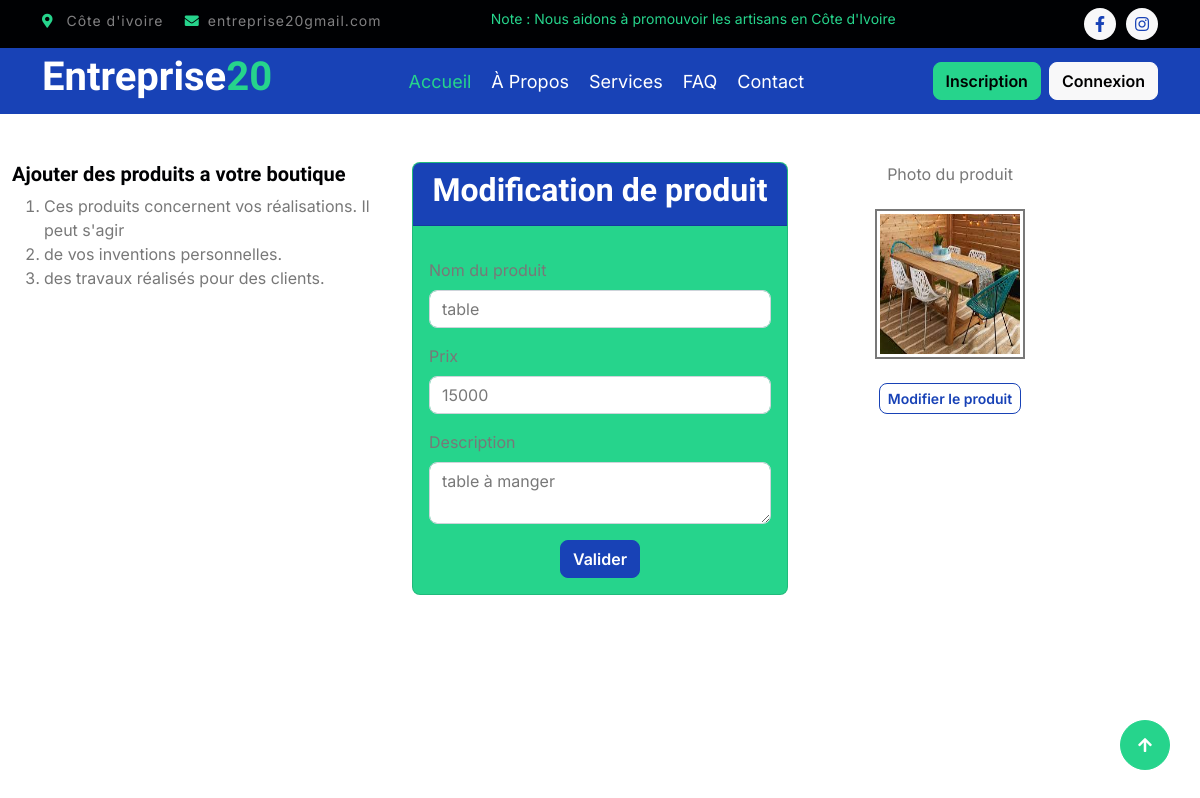
/modif_produit.php?p=Pr_btk_1_07082478_49, run on the app's committed database.
### tables this page shows
CREATE TABLE `boutique_pro` (
  `id_prod` varchar(20) NOT NULL,
  `nom_prod` varchar(50) NOT NULL,
  `prix` int(10) NOT NULL,
  `id_btk` varchar(25) NOT NULL,
  `image` varchar(150) NOT NULL,
  `description` varchar(200) NOT NULL
);

### modif_produit.php (the view, shortened to what this page needs)
<?php
include('layouts/app.php');
include('connexion_bd.php');
$idprod=$_GET['p'];
$req=$cnx->prepare("select * from  boutique_pro where id_prod=:id");
$req->execute(array("id"=>$idprod));
$res=$req->fetch();
?>
<div class="container-fluid py-5 mb-5">
    <div class="row">
        <div class="col-4 wow fadeIn" data-wow-delay=".5s">
            <h5>Ajouter des produits a votre boutique</h5>
                <ol>
                    <li>Ces produits concernent vos réalisations. Il peut s'agir </li>
                    <li>de vos inventions personnelles.</li>
                    <li>des travaux réalisés pour des clients.</li>
                </ol>
        </div>
        <div class="col-4 wow fadeIn" data-wow-delay=".5s">
            <div class="card  rounded contact-form">
                <div class="card-header bg-primary text-center">
                    <h2 class="text-white">Modification de produit</h2>
                </div>
                <form method="post" enctype="multipart/form-data">
                    <div class="card-body">
                        <div class="mb-3">
                            <label for="exampleInputPassword1" class="form-label">Nom du produit </label>
                            <input type="text" name="nom" class="form-control" id="exampleInputPassword1" required value="<?php echo $res[1]; ?>"/>
                        </div>
                        <div class="mb-3">
                            <label for="exampleInputPassword1" class="form-label">Prix</label>
                            <input type="text" name="prix" class="form-control" id="exampleInputPassword1" required value="<?php echo $res[2]; ?>"/>
                        </div>
                        <div class="mb-3">
                            <label for="exampleInputPassword1" class="form-label">Description</label>
                            <textarea name="desc" class="form-control" id="exampleInputPassword1"><?php echo $res[5]; ?></textarea>
                        </div>
                        <div class="text-center">
                            <button type="submit" class="btn btn-primary" name="valider">Valider</button>
                        </div>
                    </div>
                </div>
</div>
                <div class="col-3 text-center wow fadeIn" data-wow-delay=".5s">
                        <label for="exampleInputPassword1" class="form-label">Photo du produit</label><br>
                        <img src="boutique/<?php echo $res[4]; ?>" alt="" id="image" style="max-width: 500px; margin-top: 15px; border:2px solid; width:150px;height:150px; padding:1%;" ><br/>
                        <p>
                            <input type="hidden" id="selectedfile" value=""/><br>
                            <input type="button" value="Modifier le produit" class="btn btn-outline-primary btn-sm" onClick="getfile();"/>
                        </p>
                    </div>
                </div>
            </div>
</body>

### css/style.css (style rules this page uses)
.btn { font-weight: 600; transition: .5s; }
.contact-form { background: #26d48c; }

### data on the page
boutique_pro: nom "table", prix "15000", desc "table à manger", image (picture)
